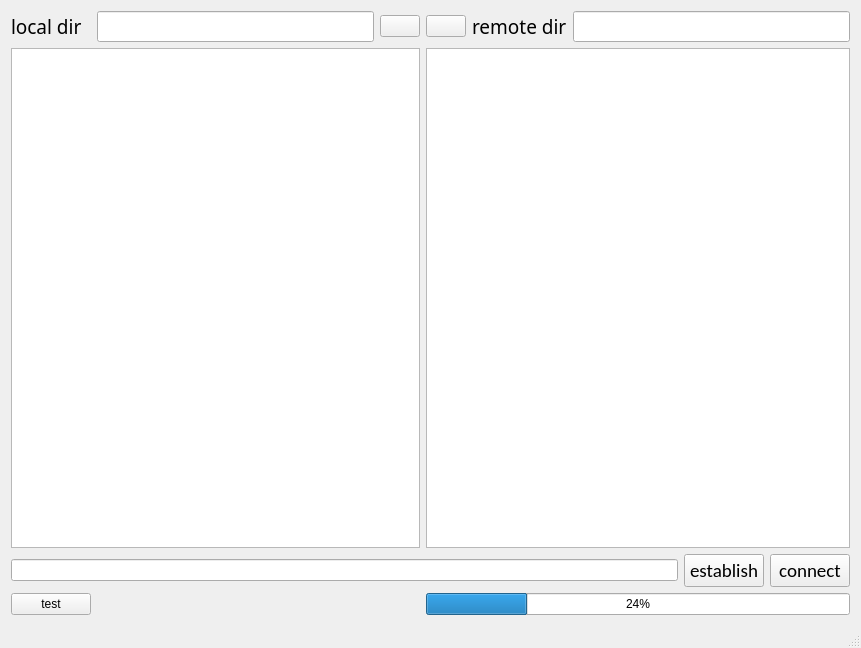
<?xml version="1.0" encoding="UTF-8"?>
<ui version="4.0">
 <class>Lan_transClass</class>
 <widget class="QMainWindow" name="Lan_transClass">
  <property name="geometry">
   <rect>
    <x>0</x>
    <y>0</y>
    <width>861</width>
    <height>648</height>
   </rect>
  </property>
  <property name="windowTitle">
   <string>Lan_trans</string>
  </property>
  <widget class="QWidget" name="centralWidget">
   <layout class="QGridLayout" name="gridLayout">
    <item row="0" column="0">
     <widget class="QLabel" name="label">
      <property name="font">
       <font>
        <family>SimSun-ExtB</family>
        <pointsize>14</pointsize>
       </font>
      </property>
      <property name="text">
       <string>local dir</string>
      </property>
     </widget>
    </item>
    <item row="0" column="4">
     <widget class="QLabel" name="label_2">
      <property name="font">
       <font>
        <family>SimSun-ExtB</family>
        <pointsize>14</pointsize>
       </font>
      </property>
      <property name="text">
       <string>remote dir</string>
      </property>
     </widget>
    </item>
    <item row="0" column="1">
     <widget class="QLineEdit" name="lineEdit_2">
      <property name="font">
       <font>
        <pointsize>14</pointsize>
       </font>
      </property>
     </widget>
    </item>
    <item row="3" column="0" colspan="6">
     <layout class="QHBoxLayout" name="horizontalLayout">
      <item>
       <widget class="QLineEdit" name="lineEdit"/>
      </item>
      <item>
       <widget class="QPushButton" name="pushButton">
        <property name="font">
         <font>
          <family>Calibri</family>
          <pointsize>14</pointsize>
         </font>
        </property>
        <property name="text">
         <string>establish</string>
        </property>
       </widget>
      </item>
      <item>
       <widget class="QPushButton" name="pushButton_2">
        <property name="font">
         <font>
          <family>Calibri</family>
          <pointsize>14</pointsize>
         </font>
        </property>
        <property name="text">
         <string>connect</string>
        </property>
       </widget>
      </item>
     </layout>
    </item>
    <item row="4" column="0">
     <widget class="QPushButton" name="pushButton_3">
      <property name="text">
       <string>test</string>
      </property>
     </widget>
    </item>
    <item row="0" column="5">
     <widget class="QLineEdit" name="lineEdit_3">
      <property name="font">
       <font>
        <pointsize>14</pointsize>
       </font>
      </property>
     </widget>
    </item>
    <item row="0" column="2">
     <widget class="QPushButton" name="pushButton_4">
      <property name="maximumSize">
       <size>
        <width>16777215</width>
        <height>16777215</height>
       </size>
      </property>
      <property name="text">
       <string/>
      </property>
      <property name="icon">
       <iconset>
        <normaloff>images/put.png</normaloff>images/put.png</iconset>
      </property>
      <property name="iconSize">
       <size>
        <width>25</width>
        <height>25</height>
       </size>
      </property>
     </widget>
    </item>
    <item row="0" column="3">
     <widget class="QPushButton" name="pushButton_5">
      <property name="text">
       <string/>
      </property>
      <property name="icon">
       <iconset>
        <normaloff>images/get.png</normaloff>images/get.png</iconset>
      </property>
      <property name="iconSize">
       <size>
        <width>25</width>
        <height>25</height>
       </size>
      </property>
     </widget>
    </item>
    <item row="2" column="0" colspan="3">
     <widget class="QListWidget" name="listWidget">
      <property name="sizePolicy">
       <sizepolicy hsizetype="Expanding" vsizetype="Expanding">
        <horstretch>0</horstretch>
        <verstretch>0</verstretch>
       </sizepolicy>
      </property>
     </widget>
    </item>
    <item row="2" column="3" colspan="3">
     <widget class="QListWidget" name="listWidget_2">
      <property name="sizePolicy">
       <sizepolicy hsizetype="Expanding" vsizetype="Expanding">
        <horstretch>0</horstretch>
        <verstretch>0</verstretch>
       </sizepolicy>
      </property>
     </widget>
    </item>
    <item row="4" column="3" colspan="3">
     <widget class="QProgressBar" name="progressBar">
      <property name="value">
       <number>24</number>
      </property>
     </widget>
    </item>
   </layout>
  </widget>
  <widget class="QStatusBar" name="statusBar"/>
 </widget>
 <layoutdefault spacing="6" margin="11"/>
 <resources>
  <include location="lan_trans.qrc"/>
 </resources>
 <connections/>
</ui>
